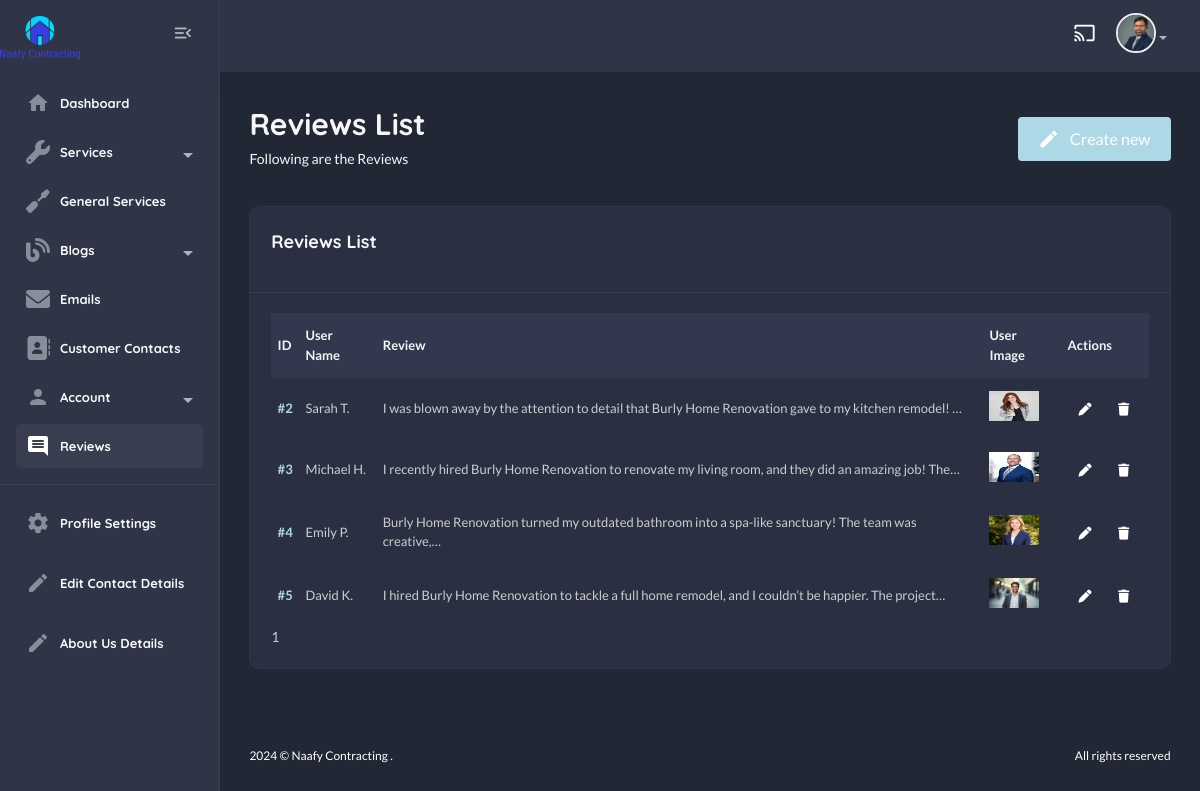
The page /useradmin/reviews/ (signed in) on the database as committed earlier.
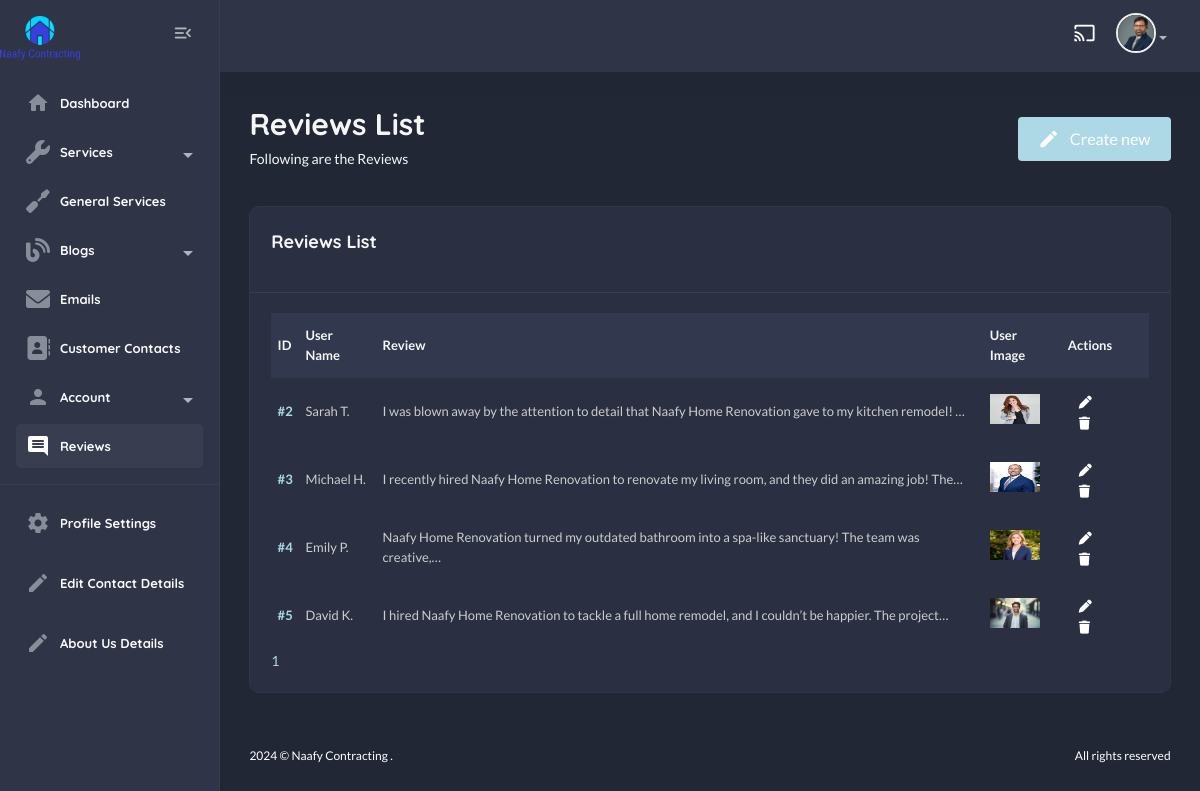
The same page on the database as committed later.
### contact/models.py (models this page shows, shortened)
class Reviews(models.Model):
    user_name = models.CharField(unique=True, max_length=250)
    review = models.TextField()
    user_image = models.ImageField(upload_to="reviews/", null=True, blank=True)
    class Meta:
        verbose_name_plural = "Reviews"

### useradmin/views.py (the view)
# urls.py: path("reviews/", views.reviews_list, name="reviews-list"),
@login_required
def reviews_list(request):
    reviews = Reviews.objects.all().order_by("id")
    paginator = Paginator(reviews, 5)
    page_number = request.GET.get("page")
    page_obj = paginator.get_page(page_number)
    return render(request, "useradmin/reviews-list.html", {"reviews": page_obj})

### home/context_processors.py (called while the page is built)
def default(request):
    services = Service.objects.all().order_by("-id")
    contact_details = ContactDetails.objects.first()
    return {
        "services" : services,
        "contact_details" : contact_details,
    }

### templates/useradmin/reviews-list.html (shortened to what the changed rows need)
{% extends "useradmin/base.html" %}
    {% load static %}
        {% block content %}
            <section class="content-main">
                <div class="content-header">
                    <div>
                        <h2 class="content-title card-title">Reviews List</h2>
                    </div>
                </div>
                <div class="card mb-4">
                    <div class="card-body">
                        <div class="table-responsive">
                            <div class="table-responsive">
                                <table class="table align-middle table-nowrap mb-0">
                                    <thead class="table-light">
                                        <tr>
                                            <th class="align-middle" scope="col">ID</th>
                                            <th class="align-middle" scope="col">User Name</th>
                                            <th class="align-middle" scope="col">Review</th>
                                            <th class="align-middle" scope="col">User Image</th>
                                            <th class="align-middle" scope="col">Actions</th>
                                        </tr>
                                    </thead>
                                    <tbody>
                                        {% for r in reviews %}
                                            <tr>
                                                <td><a href="{% url "useradmin:review-detail" r.id %}" class="fw-bold">#{{r.id}}</a></td>
                                                <td>{{r.user_name}}</td>
                                                <td>{{r.review|truncatechars:100}}</td>
                                                <td>
                                                    {% if r.user_image %}
                                                        <img src="{{ r.user_image.url }}" style="width:50px; height:30px" alt="User Image">
                                                    {% else %}
                                                        <img src="https://encrypted-tbn0.gstatic.com/images?q=tbn:ANd9GcTJ3Sz275KZaTeZyS-thzhD6U9VIkfO8c-WPA&s" style="width:50px; height:30px" alt="Default User Image">
                                                    {% endif %}
                                                </td>
                                                <td>
                                                    <div>
                                                        <a href="{% url "useradmin:edit-review" r.id %}" class="btn btn-sm d-inline"><i class="fas fa-pen"></i></a>
                                                        <a href="{% url "useradmin:delete-review" r.id %}" class="btn btn-sm d-inline"><i class="fas fa-trash"></i></a>
                                                    </div>
                                                </td>
                                            </tr>
                                        {% endfor %}
                                    </tbody>
                                </table>
                            </div>
                        </div>
                    </div>
                </div>
            </section>
{% endblock content %}

### templates/useradmin/base.html (shortened to what the changed rows need)
{% load static %}
<!DOCTYPE html>
<html lang="en">
    <head>
        <link href="{% static 'assets1/css/main.css' %}" rel="stylesheet" type="text/css" />
        <link rel="stylesheet" href="https://use.fontawesome.com/releases/v5.15.4/css/all.css">
        <link rel="stylesheet" href="{% static 'css/custom.css' %}" type="text/css">
        <link rel="stylesheet" href="https://cdnjs.cloudflare.com/ajax/libs/font-awesome/6.0.0/css/all.min.css">
    </head>
    <body class="dark">
        <aside class="navbar-aside" id="offcanvas_aside">
            <div class="d-flex justify-content-center align-items-center">
                <a href="{% url 'home:home' %}" target="_blank" class="brand-wrap">
                    <img src="{% static 'img/logo/nc-logo.png' %}" class="logo mr-100 mt-3" width="80px" alt="Naafy Dashboard" />
                </a>
            </div>
                    <li class="menu-item {% url 'useradmin:dashboard' as dashboard_url %} {% if request.path == dashboard_url %}active{% endif %}">
                    </li>
                    <li class="menu-item {% url 'useradmin:gen-service-list' as gen_service_list %} {% if request.path == gen_service_list %}active{% endif %}">
                    </li>
                    <li class="menu-item {% url 'useradmin:email-list' as email_list_url %} {% if request.path == email_list_url %}active{% endif %}">
                    </li>
                    <li class="menu-item {% url 'useradmin:contact-list' as contact_list_url %} {% if request.path == contact_list_url %}active{% endif %}">
                    </li>
                    <li class="menu-item {% url 'useradmin:reviews-list' as reviews_url %} {% if request.path == reviews_url %}active{% endif %} ">
                    </li>
        </aside>
        <main class="main-wrap">
            {% block content %}
            {% endblock content %}
        </main>
    </body>
</html>

Rows that differ between the two databases and show on the page:
changed Reviews "Sarah T.": review "I was blown away by the attention to detail that Burly Home Renovation gave to my kitchen remodel! …" → "I was blown away by the attention to detail that Naafy Home Renovation gave to my kitchen remodel! …"
changed Reviews "Michael H.": review "I recently hired Burly Home Renovation to renovate my living room, and they did an amazing job! The…" → "I recently hired Naafy Home Renovation to renovate my living room, and they did an amazing job! The…"
changed Reviews "Emily P.": review "Burly Home Renovation turned my outdated bathroom into a spa-like sanctuary! The team was creative,…" → "Naafy Home Renovation turned my outdated bathroom into a spa-like sanctuary! The team was creative,…"
changed Reviews "David K.": review "I hired Burly Home Renovation to tackle a full home remodel, and I couldn’t be happier. The project…" → "I hired Naafy Home Renovation to tackle a full home remodel, and I couldn’t be happier. The project…"
